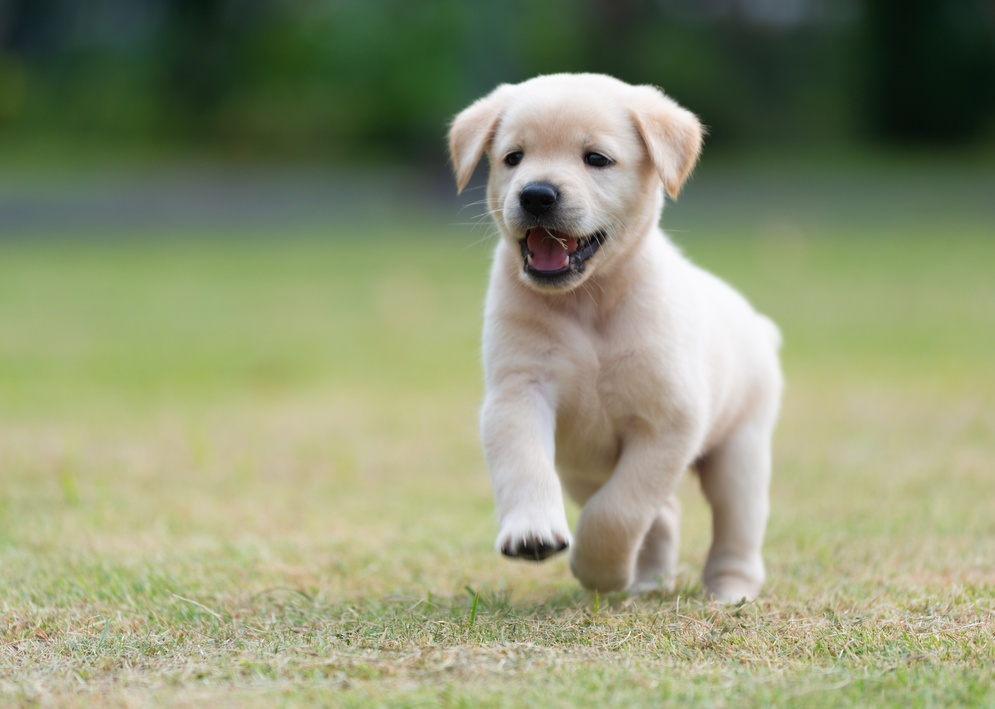
#> input picture cwiczenia_01_04_2025_basic_arithmetic/puppy.jpg, 995 x 709 px, shrunk from 2050 x 1462 before the run
$ python zadanie2.py
#> lines starting #> are read from the running program, lines starting #| are printed output that depends on the picture
import cv2
import numpy as np

image = cv2.imread('puppy.jpg')
#> image is the input picture: shape (709, 995, 3); mean B, G, R 115.7, 148.8, 142.3

numpy_overexposed = image+150
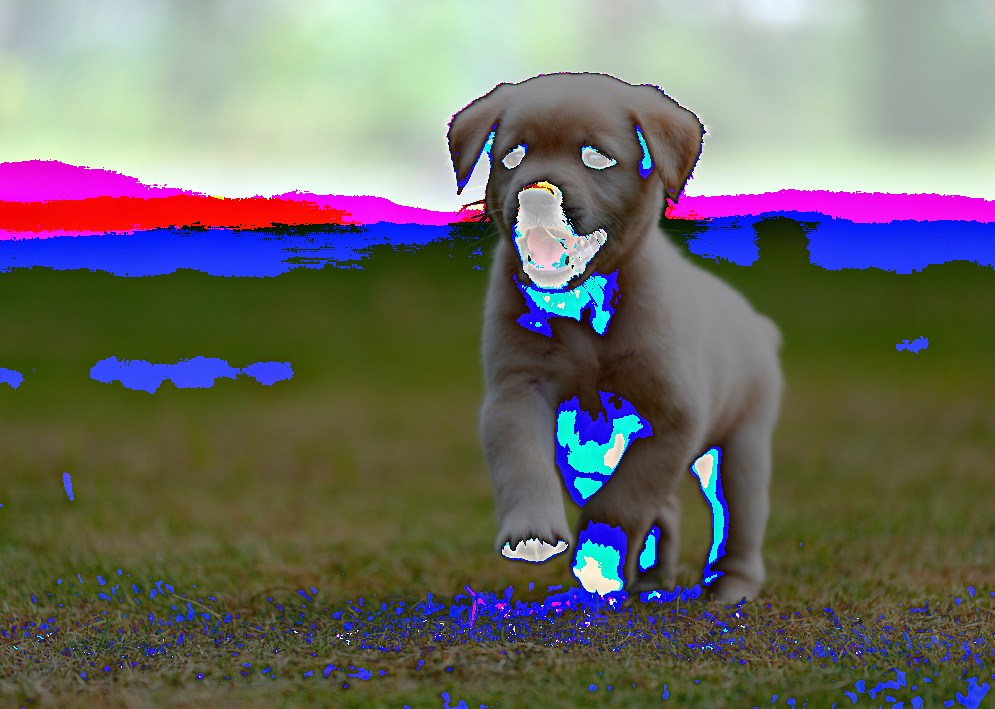
#> numpy_overexposed: shape (709, 995, 3); mean B, G, R 101.4, 108.7, 109.3

opencv_overexposed= cv2.add(image, np.ones(image.shape, dtype=np.uint8) * 150)
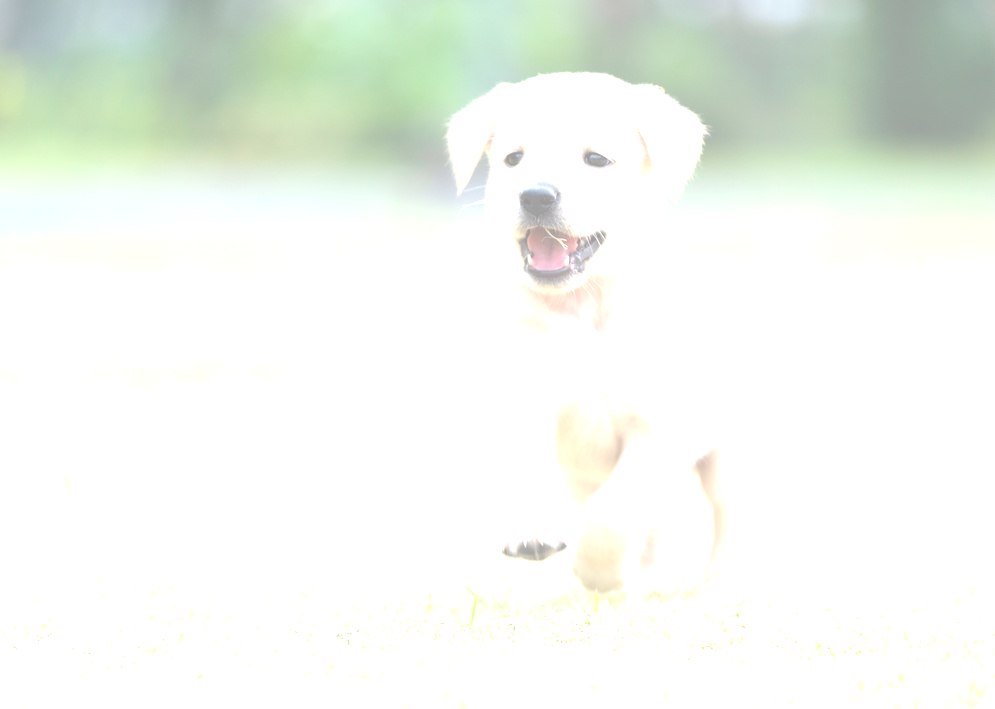
#> opencv_overexposed: shape (709, 995, 3); mean B, G, R 238.4, 245, 239.9

cv2.imshow('Overexpose numpy', numpy_overexposed)
cv2.imshow('Overexpose opencv', opencv_overexposed)

cv2.waitKey(0)
cv2.destroyAllWindows()
